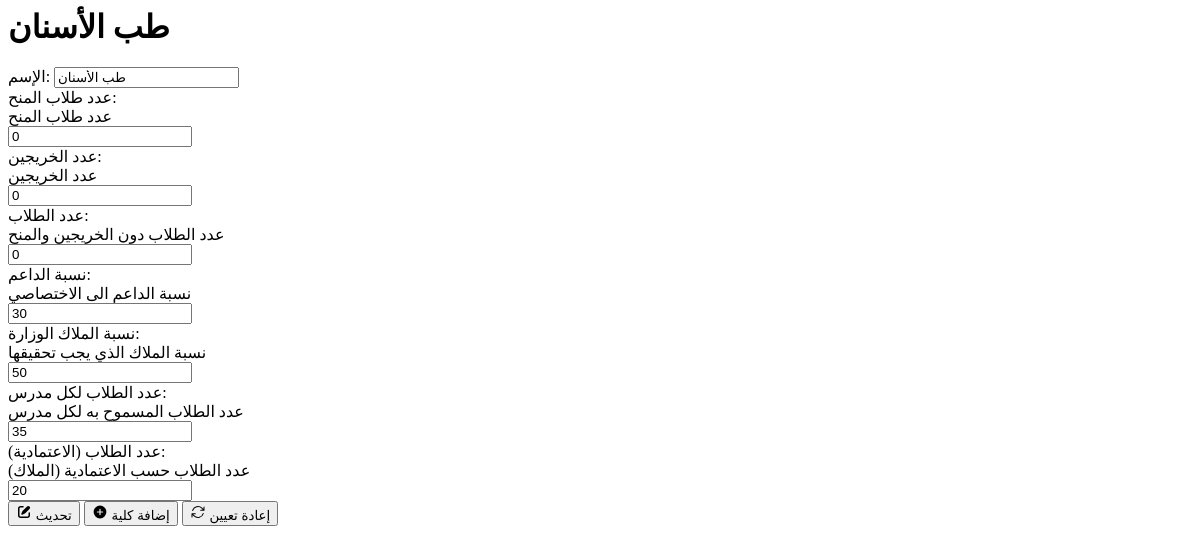
The page /faculties/get-update-form/1/ on the database as committed earlier.
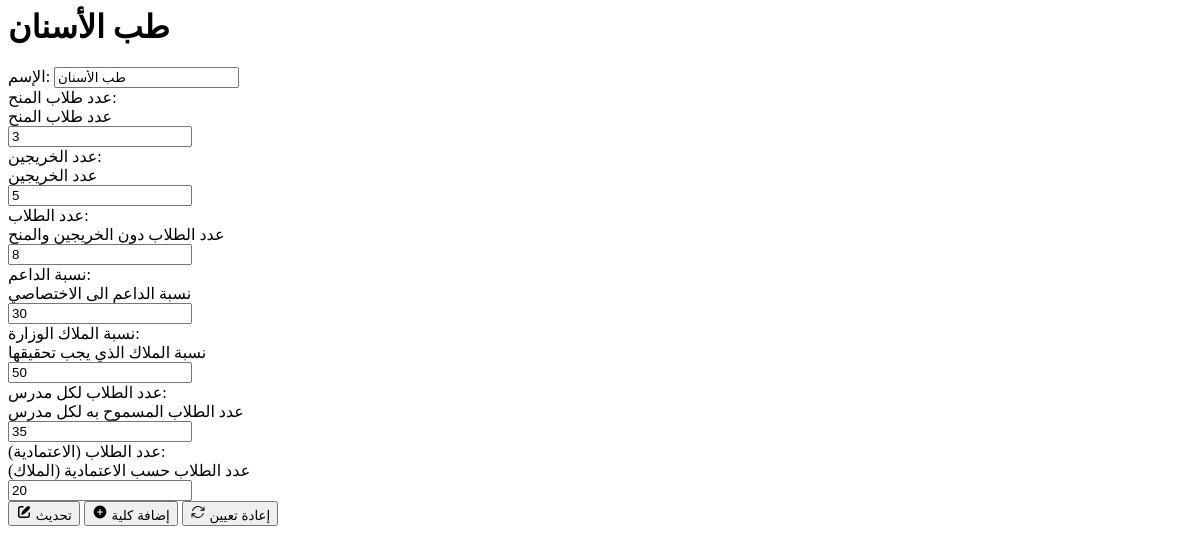
The same page on the database as committed later.
### apps/faculties/models.py (models this page shows, shortened)
class Faculty(models.Model):
    class Meta:
        verbose_name_plural = 'Faculties'
    name = models.CharField(max_length=255, unique=True, verbose_name='الإسم')
    count_of_scholarship_students = models.PositiveBigIntegerField(
        default=0,
        validators=count_validator,
        help_text="عدد طلاب المنح",
        verbose_name='عدد طلاب المنح'
    )
    count_of_graduates = models.PositiveBigIntegerField(
        default=0,
        validators=count_validator,
        help_text="عدد الخريجين",
        verbose_name="عدد الخريجين",
    )
    count_of_students = models.PositiveBigIntegerField(
        default=0,
        validators=count_validator,
        help_text="عدد الطلاب دون الخريجين والمنح",
        verbose_name="عدد الطلاب",
    )
    ratio_specialist_support = models.PositiveBigIntegerField(
        default=30,
        validators=rate_validator,
        help_text='نسبة الداعم الى الاختصاصي',
        verbose_name='نسبة الداعم',
    )
    ratio = models.PositiveBigIntegerField(
        default=50,
        validators=rate_validator,
        help_text='نسبة الملاك الذي يجب تحقيقها',
        verbose_name='نسبة الملاك الوزارة',
    )
    ratio_count = models.PositiveBigIntegerField(
        default=35,
        validators=count_validator,
        help_text='عدد الطلاب المسموح به لكل مدرس',
        verbose_name='عدد الطلاب لكل مدرس',
    )
    ratio_staff_count = models.PositiveBigIntegerField(
        default=20,
        validators=count_validator,
        help_text='عدد الطلاب حسب الاعتمادية (الملاك)',
        verbose_name='عدد الطلاب (الاعتمادية)',
    )

### apps/faculties/views.py (the view)
# urls.py: path('get-update-form/<int:id>/', view=views.get_update_form, name='get-update-form'),
def get_update_form(request: HttpRequest, id: int) -> HttpResponse:
    faculty = get_object_or_404(models.Faculty, id=id)
    form = forms.FacultyForm(instance=faculty)
    context = {'form': form, 'faculty': faculty}
    return render(request, 'faculties/partials/update-faculty-form.html', context)

### apps/faculties/forms.py
class FacultyForm(forms.ModelForm):
    class Meta:
        model = models.Faculty
        fields = '__all__'

### templates/faculties/partials/update-faculty-form.html
<form
  class="form animate-fade"
  id="faculty-form"
  hx-post="{% url 'update-faculty' id=faculty.id %}"
  hx-target="#faculties-table"
  hx-swap="outerHTML"
  hx-on:submit="removeErrorList()"
  hx-on::after-request="document.getElementById('messages').click();"
>
  <h1>{{ faculty.name }}</h1>
  {{ form }}
  <div class="flex item-center justify-center gap-1 my-8 text-sm">
    <button type="submit" class="btn btn-success flex items-center gap-1" title="تحديث">
      {% include 'includes/icons/pen.html' with ratio="1rem" %}
      <span>تحديث</span>
    </button>
    <button
      type="submit"
      hx-post="{% url 'get-add-form' %}"
      hx-target="#faculty-form"
      hx-swap="outerHTML"
      class="btn btn-primary flex items-center gap-1"
      title="إضافة كلية جديدة"
    >
      {% include 'includes/icons/plus.html' with ratio="1rem" %}
      <span>إضافة كلية</span>
    </button>
    {% include 'faculties/partials/reset-btn.html' %}
  </div>
</form>

Rows that differ between the two databases and show on the page:
changed Faculty "طب الأسنان": count_of_scholarship_students "0" → "3"; count_of_graduates "0" → "5"; count_of_students "0" → "8"
